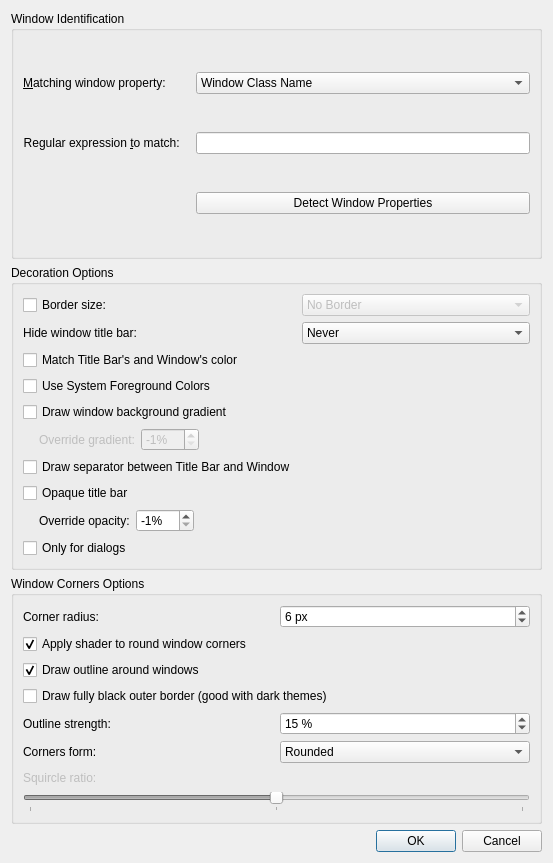
<?xml version="1.0" encoding="UTF-8"?>
<ui version="4.0">
 <class>BreezeExceptionDialog</class>
 <widget class="QDialog" name="BreezeExceptionDialog">
  <property name="geometry">
   <rect>
    <x>0</x>
    <y>0</y>
    <width>553</width>
    <height>863</height>
   </rect>
  </property>
  <property name="windowTitle">
   <string>Dialog</string>
  </property>
  <layout class="QVBoxLayout" name="verticalLayout">
   <item>
    <widget class="QGroupBox" name="groupBox">
     <property name="title">
      <string>Window Identification</string>
     </property>
     <layout class="QGridLayout" name="gridLayout_2">
      <item row="1" column="1" colspan="2">
       <widget class="QLineEdit" name="exceptionEditor">
        <property name="showClearButton" stdset="0">
         <bool>true</bool>
        </property>
       </widget>
      </item>
      <item row="0" column="1" colspan="2">
       <widget class="QComboBox" name="exceptionType">
        <item>
         <property name="text">
          <string>Window Class Name</string>
         </property>
        </item>
        <item>
         <property name="text">
          <string>Window Title</string>
         </property>
        </item>
       </widget>
      </item>
      <item row="0" column="0" alignment="Qt::AlignLeft">
       <widget class="QLabel" name="label">
        <property name="text">
         <string>&amp;Matching window property: </string>
        </property>
        <property name="alignment">
         <set>Qt::AlignRight|Qt::AlignTrailing|Qt::AlignVCenter</set>
        </property>
        <property name="buddy">
         <cstring>exceptionType</cstring>
        </property>
       </widget>
      </item>
      <item row="1" column="0" alignment="Qt::AlignLeft">
       <widget class="QLabel" name="label_2">
        <property name="text">
         <string>Regular expression &amp;to match: </string>
        </property>
        <property name="alignment">
         <set>Qt::AlignRight|Qt::AlignTrailing|Qt::AlignVCenter</set>
        </property>
        <property name="buddy">
         <cstring>exceptionEditor</cstring>
        </property>
       </widget>
      </item>
      <item row="2" column="1" colspan="2">
       <widget class="QPushButton" name="detectDialogButton">
        <property name="text">
         <string>Detect Window Properties</string>
        </property>
       </widget>
      </item>
     </layout>
    </widget>
   </item>
   <item>
    <widget class="QGroupBox" name="groupBox_2">
     <property name="title">
      <string>Decoration Options</string>
     </property>
     <layout class="QGridLayout" name="gridLayout_3">
      <item row="0" column="0">
       <widget class="QCheckBox" name="borderSizeCheckBox">
        <property name="text">
         <string>Border size:</string>
        </property>
       </widget>
      </item>
      <item row="0" column="1" colspan="2">
       <widget class="QComboBox" name="borderSizeComboBox">
        <property name="enabled">
         <bool>false</bool>
        </property>
        <item>
         <property name="text">
          <string comment="@item:inlistbox Border size:">No Border</string>
         </property>
        </item>
        <item>
         <property name="text">
          <string comment="@item:inlistbox Border size:">No Side Borders</string>
         </property>
        </item>
        <item>
         <property name="text">
          <string comment="@item:inlistbox Border size:">Tiny</string>
         </property>
        </item>
        <item>
         <property name="text">
          <string comment="@item:inlistbox Border size:">Normal</string>
         </property>
        </item>
        <item>
         <property name="text">
          <string comment="@item:inlistbox Border size:">Large</string>
         </property>
        </item>
        <item>
         <property name="text">
          <string comment="@item:inlistbox Border size:">Very Large</string>
         </property>
        </item>
        <item>
         <property name="text">
          <string comment="@item:inlistbox Border size:">Huge</string>
         </property>
        </item>
        <item>
         <property name="text">
          <string comment="@item:inlistbox Border size:">Very Huge</string>
         </property>
        </item>
        <item>
         <property name="text">
          <string comment="@item:inlistbox Border size:">Oversized</string>
         </property>
        </item>
       </widget>
      </item>
      <item row="1" column="0">
       <widget class="QLabel" name="hideTitleBarCheckBox">
        <property name="text">
         <string>Hide window title bar:</string>
        </property>
       </widget>
      </item>
      <item row="1" column="1" colspan="2">
       <widget class="QComboBox" name="hideTitleBar">
        <item>
         <property name="text">
          <string>Never</string>
         </property>
        </item>
        <item>
         <property name="text">
          <string>Maximized Windows</string>
         </property>
        </item>
        <item>
         <property name="text">
          <string>Any Maximization</string>
         </property>
        </item>
        <item>
         <property name="text">
          <string>Always</string>
         </property>
        </item>
       </widget>
      </item>
      <item row="2" column="0">
       <widget class="QCheckBox" name="matchColorForTitleBar">
        <property name="text">
         <string>Match Title Bar's and Window's color</string>
        </property>
       </widget>
      </item>
      <item row="3" column="0">
       <widget class="QCheckBox" name="systemForegroundColor">
        <property name="text">
         <string>Use System Foreground Colors</string>
        </property>
       </widget>
      </item>
      <item row="4" column="0">
       <widget class="QCheckBox" name="drawBackgroundGradient">
        <property name="text">
         <string>Draw window background gradient</string>
        </property>
       </widget>
      </item>
      <item row="5" column="0" colspan="2">
       <layout class="QHBoxLayout" name="horizontalLayout">
        <item>
         <spacer name="horizontalSpacer">
          <property name="orientation">
           <enum>Qt::Horizontal</enum>
          </property>
          <property name="sizeType">
           <enum>QSizePolicy::Fixed</enum>
          </property>
          <property name="sizeHint" stdset="0">
           <size>
            <width>16</width>
            <height>5</height>
           </size>
          </property>
         </spacer>
        </item>
        <item>
         <widget class="QLabel" name="gradientOverrideLabel">
          <property name="enabled">
           <bool>false</bool>
          </property>
          <property name="text">
           <string>Override gradient:</string>
          </property>
         </widget>
        </item>
        <item>
         <widget class="QSpinBox" name="gradientOverrideLabelSpinBox">
          <property name="enabled">
           <bool>false</bool>
          </property>
          <property name="suffix">
           <string>%</string>
          </property>
          <property name="minimum">
           <number>-1</number>
          </property>
          <property name="maximum">
           <number>100</number>
          </property>
          <property name="value">
           <number>-1</number>
          </property>
         </widget>
        </item>
        <item>
         <spacer name="horizontalSpacer_2">
          <property name="orientation">
           <enum>Qt::Horizontal</enum>
          </property>
          <property name="sizeHint" stdset="0">
           <size>
            <width>40</width>
            <height>20</height>
           </size>
          </property>
         </spacer>
        </item>
       </layout>
      </item>
      <item row="6" column="0">
       <widget class="QCheckBox" name="drawTitleBarSeparator">
        <property name="text">
         <string>Draw separator between Title Bar and Window</string>
        </property>
       </widget>
      </item>
      <item row="7" column="0">
       <widget class="QCheckBox" name="opaqueTitleBar">
        <property name="text">
         <string>Opaque title bar</string>
        </property>
       </widget>
      </item>
      <item row="8" column="0" colspan="2">
       <layout class="QHBoxLayout" name="horizontalLayout_2">
        <item>
         <spacer name="horizontalSpacer_3">
          <property name="orientation">
           <enum>Qt::Horizontal</enum>
          </property>
          <property name="sizeType">
           <enum>QSizePolicy::Fixed</enum>
          </property>
          <property name="sizeHint" stdset="0">
           <size>
            <width>16</width>
            <height>5</height>
           </size>
          </property>
         </spacer>
        </item>
        <item>
         <widget class="QLabel" name="opacityOverrideLabel">
          <property name="text">
           <string>Override opacity:</string>
          </property>
         </widget>
        </item>
        <item>
         <widget class="QSpinBox" name="opacityOverrideLabelSpinBox">
          <property name="suffix">
           <string>%</string>
          </property>
          <property name="minimum">
           <number>-1</number>
          </property>
          <property name="maximum">
           <number>100</number>
          </property>
          <property name="value">
           <number>-1</number>
          </property>
         </widget>
        </item>
        <item>
         <spacer name="horizontalSpacer_4">
          <property name="orientation">
           <enum>Qt::Horizontal</enum>
          </property>
          <property name="sizeHint" stdset="0">
           <size>
            <width>40</width>
            <height>20</height>
           </size>
          </property>
         </spacer>
        </item>
       </layout>
      </item>
      <item row="9" column="0">
       <widget class="QCheckBox" name="isDialog">
        <property name="text">
         <string>Only for dialogs</string>
        </property>
       </widget>
      </item>
     </layout>
    </widget>
   </item>
   <item>
    <widget class="QGroupBox" name="groupBox_3">
     <property name="title">
      <string>Window Corners Options</string>
     </property>
     <layout class="QGridLayout" name="gridLayout_4">
      <item row="3" column="0" colspan="2">
       <widget class="QCheckBox" name="drawOutline">
        <property name="text">
         <string>Draw outline around windows</string>
        </property>
        <property name="checked">
         <bool>true</bool>
        </property>
       </widget>
      </item>
      <item row="7" column="0" colspan="2">
       <widget class="QLabel" name="squircleRatioLabel">
        <property name="enabled">
         <bool>false</bool>
        </property>
        <property name="text">
         <string>Squircle ratio:</string>
        </property>
       </widget>
      </item>
      <item row="5" column="1">
       <widget class="QSpinBox" name="outlineStrengthSpinBox">
        <property name="suffix">
         <string> %</string>
        </property>
        <property name="prefix">
         <string/>
        </property>
        <property name="maximum">
         <number>100</number>
        </property>
        <property name="value">
         <number>15</number>
        </property>
       </widget>
      </item>
      <item row="4" column="0" colspan="2">
       <widget class="QCheckBox" name="darkThemeOutline">
        <property name="text">
         <string>Draw fully black outer border (good with dark themes)</string>
        </property>
        <property name="checked">
         <bool>false</bool>
        </property>
       </widget>
      </item>
      <item row="6" column="0">
       <widget class="QLabel" name="CornersFormLabel">
        <property name="text">
         <string>Corners form:</string>
        </property>
       </widget>
      </item>
      <item row="5" column="0">
       <widget class="QLabel" name="outlineStrengthLabel">
        <property name="text">
         <string>Outline strength:</string>
        </property>
       </widget>
      </item>
      <item row="6" column="1">
       <widget class="QComboBox" name="cornersType">
        <item>
         <property name="text">
          <string>Rounded</string>
         </property>
        </item>
        <item>
         <property name="text">
          <string>Squircled</string>
         </property>
        </item>
       </widget>
      </item>
      <item row="1" column="0">
       <widget class="QLabel" name="cornerRadiusLabel">
        <property name="text">
         <string>Corner radius:</string>
        </property>
       </widget>
      </item>
      <item row="8" column="0" colspan="2">
       <widget class="QSlider" name="squircleRatioSlider">
        <property name="enabled">
         <bool>false</bool>
        </property>
        <property name="maximum">
         <number>24</number>
        </property>
        <property name="pageStep">
         <number>12</number>
        </property>
        <property name="value">
         <number>12</number>
        </property>
        <property name="orientation">
         <enum>Qt::Horizontal</enum>
        </property>
        <property name="tickPosition">
         <enum>QSlider::TicksBelow</enum>
        </property>
        <property name="tickInterval">
         <number>12</number>
        </property>
       </widget>
      </item>
      <item row="1" column="1">
       <widget class="QSpinBox" name="cornerRadiusSpinBox">
        <property name="suffix">
         <string> px</string>
        </property>
        <property name="prefix">
         <string/>
        </property>
        <property name="value">
         <number>6</number>
        </property>
       </widget>
      </item>
      <item row="2" column="0">
       <widget class="QCheckBox" name="applyCornersShader">
        <property name="text">
         <string>Apply shader to round window corners</string>
        </property>
        <property name="checked">
         <bool>true</bool>
        </property>
       </widget>
      </item>
     </layout>
    </widget>
   </item>
   <item>
    <widget class="QDialogButtonBox" name="buttonBox">
     <property name="orientation">
      <enum>Qt::Horizontal</enum>
     </property>
     <property name="standardButtons">
      <set>QDialogButtonBox::Cancel|QDialogButtonBox::Ok</set>
     </property>
    </widget>
   </item>
  </layout>
 </widget>
 <resources/>
 <connections>
  <connection>
   <sender>buttonBox</sender>
   <signal>accepted()</signal>
   <receiver>BreezeExceptionDialog</receiver>
   <slot>accept()</slot>
   <hints>
    <hint type="sourcelabel">
     <x>252</x>
     <y>342</y>
    </hint>
    <hint type="destinationlabel">
     <x>157</x>
     <y>274</y>
    </hint>
   </hints>
  </connection>
  <connection>
   <sender>buttonBox</sender>
   <signal>rejected()</signal>
   <receiver>BreezeExceptionDialog</receiver>
   <slot>reject()</slot>
   <hints>
    <hint type="sourcelabel">
     <x>320</x>
     <y>342</y>
    </hint>
    <hint type="destinationlabel">
     <x>286</x>
     <y>274</y>
    </hint>
   </hints>
  </connection>
  <connection>
   <sender>borderSizeCheckBox</sender>
   <signal>toggled(bool)</signal>
   <receiver>borderSizeComboBox</receiver>
   <slot>setEnabled(bool)</slot>
   <hints>
    <hint type="sourcelabel">
     <x>125</x>
     <y>162</y>
    </hint>
    <hint type="destinationlabel">
     <x>316</x>
     <y>163</y>
    </hint>
   </hints>
  </connection>
  <connection>
   <sender>drawBackgroundGradient</sender>
   <signal>toggled(bool)</signal>
   <receiver>gradientOverrideLabel</receiver>
   <slot>setEnabled(bool)</slot>
   <hints>
    <hint type="sourcelabel">
     <x>20</x>
     <y>20</y>
    </hint>
    <hint type="destinationlabel">
     <x>20</x>
     <y>20</y>
    </hint>
   </hints>
  </connection>
  <connection>
   <sender>drawBackgroundGradient</sender>
   <signal>toggled(bool)</signal>
   <receiver>gradientOverrideLabelSpinBox</receiver>
   <slot>setEnabled(bool)</slot>
   <hints>
    <hint type="sourcelabel">
     <x>20</x>
     <y>20</y>
    </hint>
    <hint type="destinationlabel">
     <x>20</x>
     <y>20</y>
    </hint>
   </hints>
  </connection>
  <connection>
   <sender>opaqueTitleBar</sender>
   <signal>toggled(bool)</signal>
   <receiver>opacityOverrideLabel</receiver>
   <slot>setDisabled(bool)</slot>
   <hints>
    <hint type="sourcelabel">
     <x>104</x>
     <y>202</y>
    </hint>
    <hint type="destinationlabel">
     <x>82</x>
     <y>229</y>
    </hint>
   </hints>
  </connection>
  <connection>
   <sender>opaqueTitleBar</sender>
   <signal>toggled(bool)</signal>
   <receiver>opacityOverrideLabelSpinBox</receiver>
   <slot>setDisabled(bool)</slot>
   <hints>
    <hint type="sourcelabel">
     <x>104</x>
     <y>202</y>
    </hint>
    <hint type="destinationlabel">
     <x>166</x>
     <y>229</y>
    </hint>
   </hints>
  </connection>
 </connections>
</ui>
